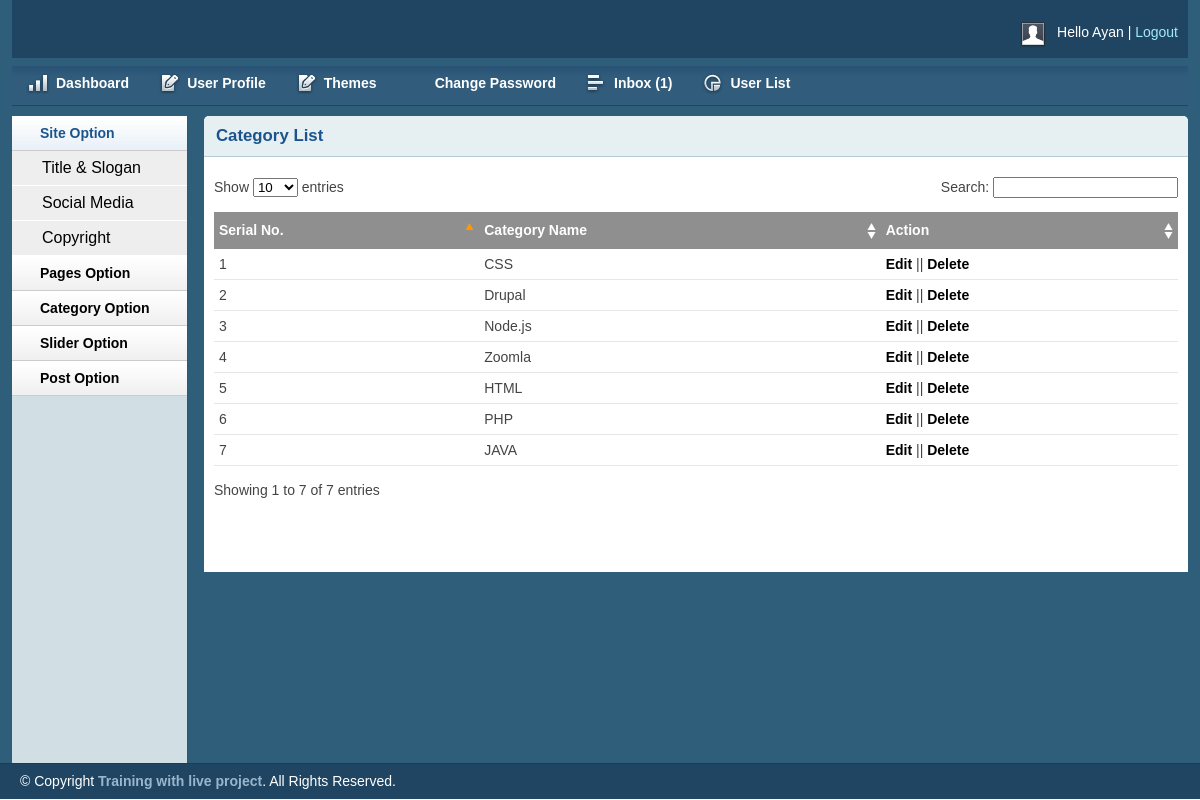
/admin/catlist.php (signed in), run on the app's committed database.
### tables this page shows
CREATE TABLE `tbl_category` (
  `id` int(11) NOT NULL,
  `name` varchar(50) NOT NULL
);

### lib/Database.php (called while the page is built, shortened)
<?php
	class Database{
		public $host = DB_HOST;
		public $user = DB_USER;
		public $pass = DB_PASS;
		public $dbname = DB_NAME;
		public $link;
		private function connectDb(){
			$this->link = new mysqli($this->host, $this->user, $this->pass, $this->dbname);
		}
		public function selectDb($query){
			$result = $this->link->query($query) or die($this->link->error.__LINE__);
			if($result->num_rows > 0){
				return $result;
			}else{
				return false;
			}
		}
	}
?>

### admin/catlist.php (the view, shortened to what this page needs)
<?php include 'inc/header.php'; ?>
<?php include 'inc/sidebar.php'; ?>
     <div class="grid_10">
            <div class="box round first grid">
                <h2>Category List</h2>
                <div class="block">
                    <table class="data display datatable" id="example">
					<thead>
						<tr>
							<th>Serial No.</th>
							<th>Category Name</th>
							<th>Action</th>
						</tr>
					</thead>
					<tbody>
					<?php
						$query = "SELECT * FROM tbl_category ORDER BY id DESC";
						$category = $db->selectDb($query);
						if ($category) {
							$i=0;
							while ($result = $category->fetch_assoc()) {
								$i++;
					?>
						<tr class="odd gradeX">
							<td><?php echo $i; ?></td>
							<td><?php echo $result['name']; ?></td>
							<td><a href="editcat.php?catid=<?php echo $result['id']; ?>">Edit</a> || <a onclick="return confirm('Are you want to sure Delete?')" href="?delcatid=<?php echo $result['id']; ?>">Delete</a></td>
						</tr>
		<?php } }?>
					</tbody>
				</table>
               </div>
            </div>
        </div>
<?php include 'inc/footer.php';?>

### admin/css/layout.css (style rules this page uses)
body { background: #fff none repeat scroll 0 0; color: #444; font-size: 14px; padding: 0; }
a { color: #000; font-weight:bold; text-decoration: none; }
h1, h2, h3, h4, h5, h6 { line-height:1.2em; margin-bottom:.3em; }
h2 { margin-top:1em; }
.box { background:#fff; margin-bottom:20px; padding:10px 10px 10px 10px; margin-left:-8px; }
.box.grid { padding-bottom:40px; }
.box.round { -moz-border-radius: 5px 5px 0px 0px; -webkit-border-radius: 5px 5px 0px 0px; border-radius: 5px 5px 0px 0px; }
.box h2 { font-size:1.2em; font-weight:bold; color:#1B548D; background:#E6F0F3; margin:-10px -10px 0 -10px; padding:10px 12px; border-bottom:1px solid #B3CBD6; -moz-border-radius: 5px 5px 0px 0px; -webkit-border-radius: 5px 5px 0px 0px; border-radius: 5px 5px 0px 0px; }
.box.first { min-height: 406px; }
.block { padding-top:20px; }
.block { padding-bottom:1px; }
table.display { margin: 0 auto; clear: both; width: 100%; }
.sorting_asc { background: #8f8f8f url(../img/table/sort_asc.png) no-repeat center right; padding:8px 5px; text-align:left; color:#fff; }
.sorting { background:#8f8f8f url(../img/table/sort_both.png) no-repeat center right; padding:8px 5px; text-align:left; color:#fff; }
tr.odd { height: 30px; line-height: 30px; border-bottom:1px solid #e6e6e6; }
tr.even { height: 30px; line-height: 30px; border-bottom:1px solid #e6e6e6; }
tr.odd td, tr.even td { padding-left:5px; }

### data on the page
tbl_category: name "CSS"
tbl_category: name "Drupal"
tbl_category: name "Node.js"
tbl_category: name "Zoomla"
tbl_category: name "HTML"
tbl_category: name "PHP"
tbl_category: name "JAVA"

### other printed values
Session::get('username') "Ayan"
$msgno "1"
